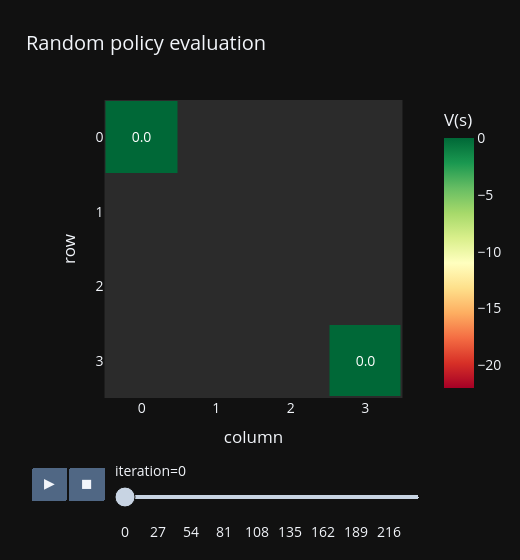

The notebook cell this image was saved under:
### Markdown cell above
# Animation of the evaluation of the random policy

### Code cell
animate_values(history_random, "Random policy evaluation", zmin=-22).show()
